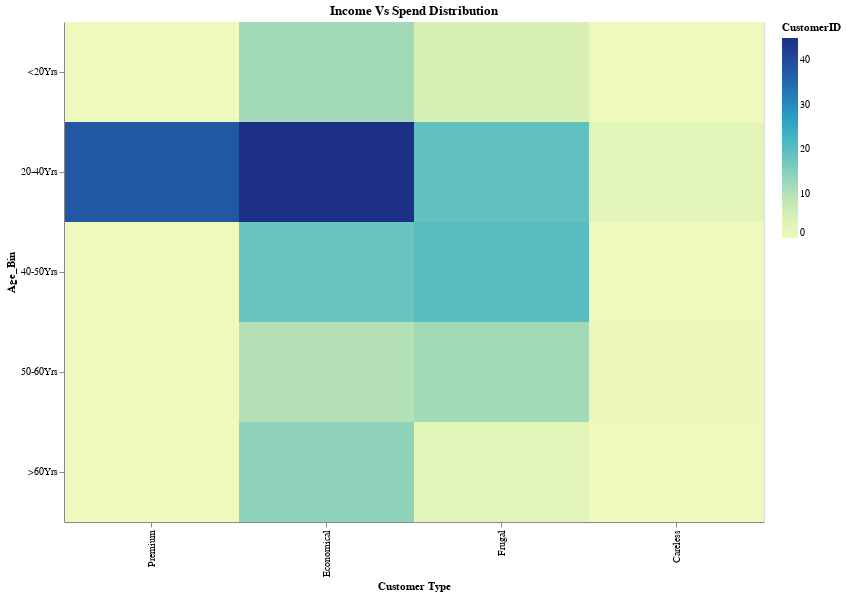

Notebook cell for this chart:
### Code cell
c1 = alt.Chart(age_band).mark_rect().properties(title='Income Vs Spend Distribution',height=500, width=700).encode(
alt.X('Customer Type:O',sort = ['Premium','Economical','Frugal','Careless']),
    alt.Y('Age_Bin:O', sort = ['<20Yrs', '20-40Yrs', '40-50Yrs', '50-60Yrs', '>60Yrs']),
    color = 'CustomerID:Q',
)

c1

### Figure 1 — Vega-Lite specification as saved in the notebook (floating-point values rounded to 4 significant figures)
{"config": {"view": {"continuousWidth": 400, "continuousHeight": 300}}, "data": {"name": "data-b14e31b43d21874ed5c120f2c562da8a"}, "mark": "rect", "encoding": {"color": {"type": "quantitative", "field": "CustomerID"}, "x": {"type": "ordinal", "field": "Customer Type", "sort": ["Premium", "Economical", "Frugal", "Careless"]}, "y": {"type": "ordinal", "field": "Age_Bin", "sort": ["<20Yrs", "20-40Yrs", "40-50Yrs", "50-60Yrs", ">60Yrs"]}}, "height": 500, "title": "Income Vs Spend Distribution", "width": 700, "$schema": "https://vega.github.io/schema/vega-lite/v4.8.1.json", "datasets": {"data-b14e31b43d21874ed5c120f2c562da8a": [{"Customer Type": "Careless", "Age_Bin": "<20Yrs", "CustomerID": 0}, {"Customer Type": "Careless", "Age_Bin": "20-40Yrs", "CustomerID": 3}, {"Customer Type": "Careless", "Age_Bin": "40-50Yrs", "CustomerID": 0}, {"Customer Type": "Careless", "Age_Bin": "50-60Yrs", "CustomerID": 1}, {"Customer Type": "Careless", "Age_Bin": ">60Yrs", "CustomerID": 0}, {"Customer Type": "Economical", "Age_Bin": "<20Yrs", "CustomerID": 12}, {"Customer Type": "Economical", "Age_Bin": "20-40Yrs", "CustomerID": 45}, {"Customer Type": "Economical", "Age_Bin": "40-50Yrs", "CustomerID": 18}, {"Customer Type": "Economical", "Age_Bin": "50-60Yrs", "CustomerID": 10}, {"Customer Type": "Economical", "Age_Bin": ">60Yrs", "CustomerID": 14}, {"Customer Type": "Frugal", "Age_Bin": "<20Yrs", "CustomerID": 5}, {"Customer Type": "Frugal", "Age_Bin": "20-40Yrs", "CustomerID": 19}, {"Customer Type": "Frugal", "Age_Bin": "40-50Yrs", "CustomerID": 20}, {"Customer Type": "Frugal", "Age_Bin": "50-60Yrs", "CustomerID": 12}, {"Customer Type": "Frugal", "Age_Bin": ">60Yrs", "CustomerID": 3}, {"Customer Type": "Premium", "Age_Bin": "<20Yrs", "CustomerID": 0}, {"Customer Type": "Premium", "Age_Bin": "20-40Yrs", "CustomerID": 38}, {"Customer Type": "Premium", "Age_Bin": "40-50Yrs", "CustomerID": 0}, {"Customer Type": "Premium", "Age_Bin": "50-60Yrs", "CustomerID": 0}, {"Customer Type": "Premium", "Age_Bin": ">60Yrs", "CustomerID": 0}]}}
